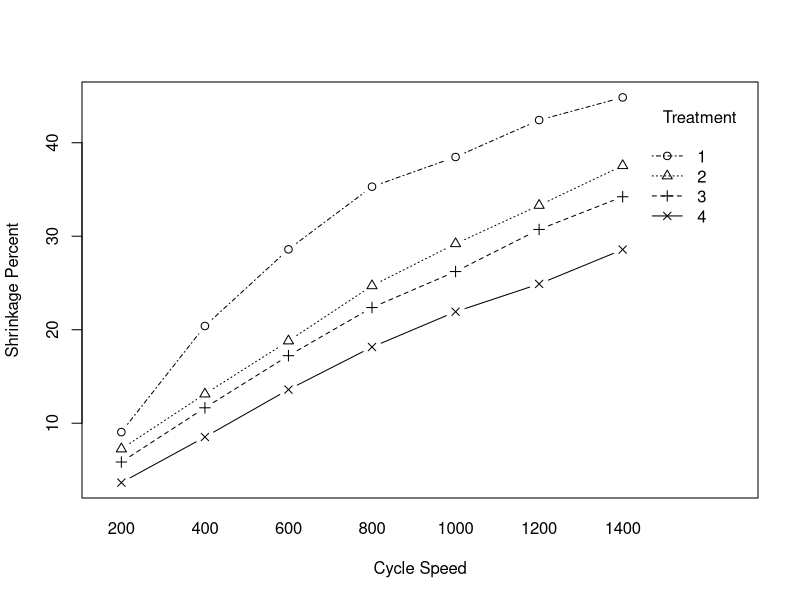

Source code (R): (Note: this script raises an error after producing the figure.)
##Homework 11 code

wool <- read.csv("laundry.csv",header=T)

library(tidyverse)
library(lme4)
library(lmerTest)

wool$Machine <- as.factor(wool$Machine)
wool$Treatment <- as.factor(wool$Treatment)
wool$Cycle_Speed <- as.factor(wool$Cycle_Speed)

#whole plot effect (i.e. Nitrogen effect)

woolmod <- lmer(Shrink_pct ~ Machine + Treatment + Cycle_Speed + 
                  Treatment:Cycle_Speed + 
                 (1 | Machine:Treatment), data = wool)
anova(woolmod)
summary(woolmod)
anova(woolmod)

woolmod2 <- lm(Shrink_pct ~ Machine + Treatment +Machine:Treatment
              + Cycle_Speed + Treatment:Cycle_Speed, 
              data = wool)
anova(woolmod2)
1004.18/12.74

interaction.plot(wool$Cycle_Speed, wool$Treatment, wool$Shrink_pct, 
                 fun = mean,
                 type = "b", 
                 pch=c(1:4),
                 legend = TRUE,
                 trace.label = "Treatment",
                 fixed = FALSE,
                 xlab = "Cycle Speed",
                 ylab = "Shrinkage Percent")

#Contrast to compare mean of Treatment 1 to mean of Treatment 2
#at 1400 RVM

summary(woolmod)

varBvarC <- matrix(c(0,0,1,-1,0),nrow=1)
contest(massmod2,L=varBvarC,
        joint=F,confint=T)

woolmod2 <- lm(Shrink_pct ~ Machine + Treatment + Machine:Treatment + 
                Cycle_Speed + Treatment:Cycle_Speed, data = wool)
anova(woolmod2)
